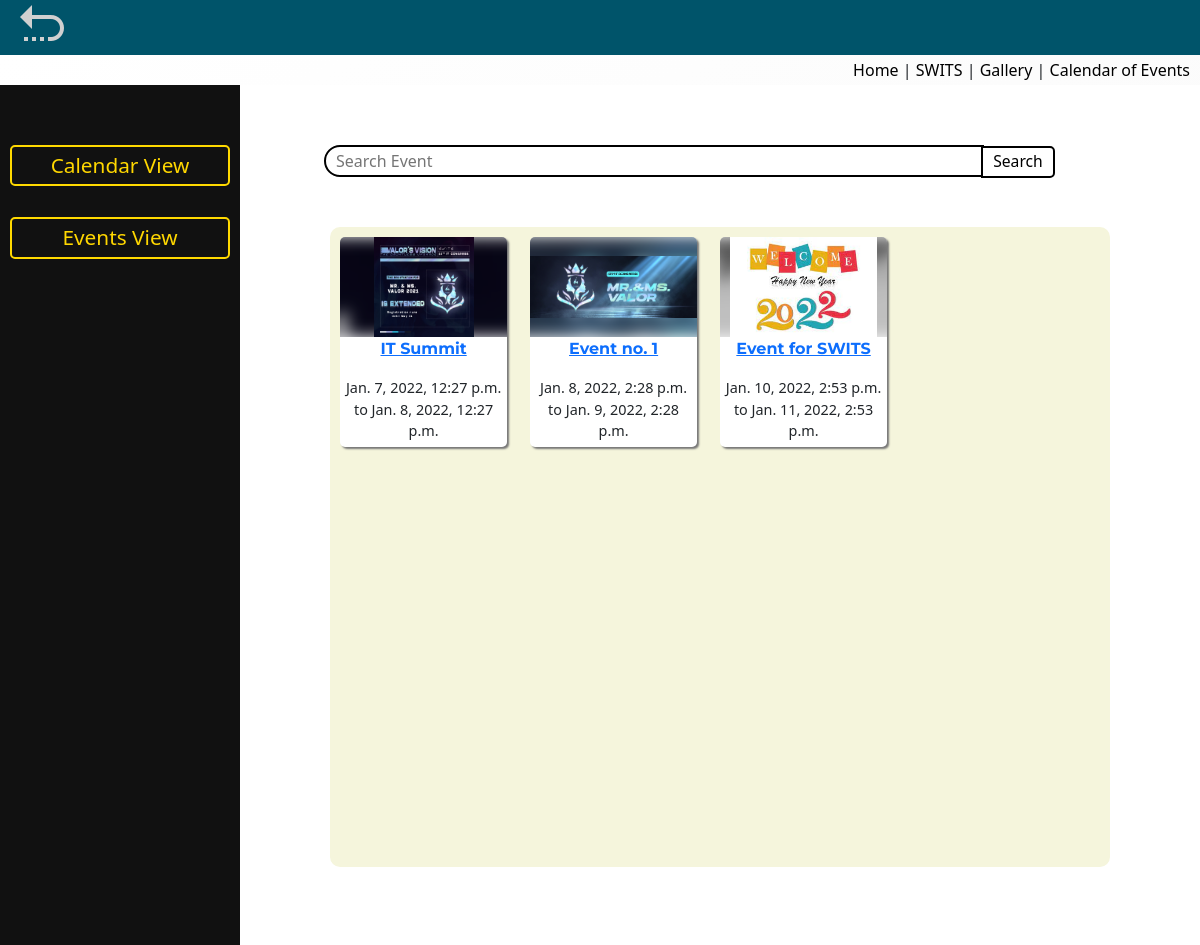
The app's page /organizations/2/events with its own data.
### organization/models.py (models this page shows, shortened)
class Organization(models.Model):
    user = models.ForeignKey(User, on_delete=models.SET_NULL, null=True)
    name = models.CharField(max_length=150,null=False, blank=False)
    acronym = models.CharField(max_length=50, null=True, blank=True)
    program = models.ForeignKey(Program, on_delete=models.SET_NULL, null=True, blank=True)
    num_of_members = models.DecimalField(decimal_places=0, max_digits=100,default=0,validators=[
            MinValueValidator(0)
        ])
    year_established = models.DecimalField(decimal_places=0, max_digits=4, default=1990,validators=[
            MaxValueValidator(2050),
            MinValueValidator(1990)
        ])
    by_laws_src = models.FileField(
        upload_to='documents/', blank=False, null=False, default='')
    logo = models.ImageField(
        upload_to='imageresources/', blank=False, null=False, default = '/imageresources/osologo.svg')
    uploaded = models.DateTimeField(auto_now=True)
    last_modified = models.DateTimeField(auto_now=True)
    OSOA = 'o'
    NONE= 'n'
    REGISTERED = 'r'
    PENDING = 'p'
    SETUP = 's'
    CAT_CHOICES = (
        (OSOA, 'OSOA'),
        (NONE, 'none'),
    )
    category = models.ForeignKey(TypesOfOrganization, on_delete=models.SET_NULL, null=True,blank=True)
    STATE_CHOICES = (
        (OSOA, 'OSOA'),
        (REGISTERED, 'Registered'),
        (PENDING, 'Pending'),
        (SETUP, 'Setup'),
    )
    state = models.CharField(max_length=20,choices =STATE_CHOICES, default ="Setup" )

### events/models.py (models this page shows, shortened)
class Event(models.Model):
    src_ID = models.ForeignKey(Organization, on_delete=models.CASCADE)
    title = models.CharField(max_length=100, null=False, blank=False)
    time_begin = models.DateTimeField()
    time_end = models.DateTimeField()
    description = models.TextField(blank=True)
    img_ID = models.ForeignKey(
        ImageCollection, on_delete=models.CASCADE, null=True, blank=True)
    last_modified = models.DateTimeField(auto_now=True)
    state = models.ForeignKey(EventState, on_delete=models.SET_NULL, null=True, blank=True)
    @property
    def get_org_view_event_html(self):
        url = reverse('landing:view-event-desc', args=(self.src_ID_id,self.id,))
        return f'<a href="{url}" id = {self.id}> {self.title} </a>'

### images/models.py (models this page shows, shortened)
class ImageCollection(models.Model):
    img_src = models.ImageField(
        upload_to='imageresources/', blank=False, null=False)
    uploaded = models.DateTimeField(auto_now=True)
    class Meta:
        verbose_name_plural = "Image Collection"

### landing/views.py (the view)
# urls.py: path('organizations/<int:org_id>/events', views.view_org_events, name ='view-events'),
def view_org_events (request, org_id, *args, **kwargs):
    title ="Events | BulSUan Kawing"
    org = Organization.objects.get(pk= org_id)
    if request.method =="POST":
        searched = request.POST['searched']
        events_list = Event.objects.filter(src_ID = org_id,state__status='Approved')
        events_list = events_list.filter(Q(title__contains=searched)
                           |Q(src_ID__acronym__contains=searched)
                           |Q(src_ID__name__contains = searched)
                           )
    else:
        events_list = Event.objects.filter(src_ID = org_id, state__status='Approved')
        searched=False
    p = Paginator(events_list,12)
    page_number = request.GET.get('page')
    try:
        events = p.get_page(page_number)  # returns the desired page object
    except PageNotAnInteger:
        events = p.page(1)
    except EmptyPage:
        events = p.page(p.num_pages)
    context ={
        'title': title,
        'searched': searched,
        'org': org,
        'org_id':org_id,
        'events': events,
    }
    return render(request, 'org/events/events.html', context)

### landing/templates/org/events/events.html (shortened to what this page needs)
{% extends 'org/events/base.html' %} {% block content %}
<div class="biggerhalf clearfix space-around eventshalf">
    <form method="POST" action="{% url 'landing:view-events' org_id%}" class="form-contain">
        <input placeholder="Search Event" required="" oninvalid="this.setCustomValidity('')" oninput="this.setCustomValidity('')" type="text" name="searched" id="search-input">
        <input type="submit" value="Search" id="search-button">
    </form>
    <div class='events-container max-width maximumheight clearfix'>
        {% for event in events %}
        <div class="small-article clearfix">
            <div class="small-article-container-grid clearfix">
                <div class="small-article-container-flex clearfix">
                    <img src="/media/{{event.img_ID.img_src}}" alt="event.img_ID.img_src" class="small-article-img zoom">
                </div>
            </div>
            <div class="small-article-text ">
                <p class="small-article-title ellipsis">
                    {{ event.get_org_view_event_html | safe }}
                </p>
                <p class="sublabel">{{event.time_begin}} to {{event.time_end}}</p>
            </div>
        </div> {% endfor %}
    </div>
</div> {% endblock %}

### landing/templates/org/events/base.html (shortened to what this page needs)
{% load static %}
<!doctype html>
<html lang="en">
<head>
    <link href="https://cdn.jsdelivr.net/npm/bootstrap@5.1.1/dist/css/bootstrap.min.css" rel="stylesheet">
    <link rel="stylesheet" href="{% static 'css/base.css' %}?version=1" />
    <link rel="stylesheet" href="{% static 'css/base/general-elements.css' %}?version=1">
    <link rel="stylesheet" href="{% static 'css/org_view/landing-org-base.css' %}?version=1">
    <link rel="stylesheet" href="{% static 'css/org_view/event-view.css' %}">
    <link rel="stylesheet" href="{% static 'css/org_view/events-view.css' %}">
</head>
<body>
    {% include 'org/org-header-back-arrow.html'%}
    <div class="gridview">{% include 'org/event-sidemenu.html'%} {% block content %} {% endblock %}
    </div>
</body>
</html>

### templates/favicon.html (shortened to what this page needs)
{% load static %}

### landing/templates/org/org-header-back-arrow.html
{% load static %}
<div class="container-fluid header">
    <button class="exit-button"><img src="{% static 'images/left_48px.png' %}" onclick="window.history.back();" ></button>
</div>
<div class="under-header clearfix">
    <a href="{% url 'landing:view-homepage' %}" class="headlinks">Home</a> |
    <a href="{% url 'landing:view-org' org.id %}" class="headlinks">{{org.acronym}}</a> |
    <a href="/organizations/{{org.id}}/gallery" class="headlinks">Gallery</a> |
    <a href="/organizations/{{org.id}}/calendar" class="headlinks">Calendar of Events</a>
</div>

### landing/templates/org/event-sidemenu.html (shortened to what this page needs)
{% load static %}
<div class="left-menu">
    <a href="{% url 'landing:view-calendar' org_id%}" class="link">
        <div>Calendar View</div>
    </a>
    <a href="{% url 'landing:view-events' org_id%}" class="link">
        <div>Events View</div>
    </a>
</div>

### static/css/base.css (style rules this page uses)
.clearfix:after { content: ""; clear: both; display: table; }

### static/css/base/general-elements.css (style rules this page uses)
.ellipsis { white-space: nowrap; overflow: hidden; text-overflow: ellipsis; }
.space-around { margin: 40px; }
.gridview { display: grid; grid-template-columns: 20% 80%; }
.left-menu a { text-decoration: none; }
.left-menu a div { padding: 3px 5px; border: 2px solid hsl(51, 100%, 50%); color: #ffd700; overflow: hidden; text-align: center; border-radius: 5px; text-decoration: none; }
.sublabel { font-size: 90%; }
.maximumheight { height: 80vh; }
#search-input { width: 75%; height: 100%; border: 2px solid black; border-radius: 20px 0px 0px 20px; padding: 0 10px; margin-left: 5%; }
#search-button { background-color: white; color: black; border: 2px solid black; border-radius: 25px; border-radius: 0px 5px 5px 0px; height: 100%; padding: 0 10px; margin: -5px 0 0-7px; font-size: 98%; }
.zoom { transition: transform 1s; }
.small-article { width: 22%; background-color: white; border-radius: 5px; height: 210px; float: left; margin-right: 3%; margin-bottom: 20px; overflow: hidden; box-shadow: rgb(119, 119, 119) 2px 2px 2px; }
.small-article-container-grid { position: relative; width: 100%; height: 100px; justify-content: center; display: grid; overflow: hidden; align-items: center; }
.small-article-container-flex { position: absolute; width: 100%; max-height: 100%; display: flex; justify-content: center; z-index: 1; margin: auto; }
.small-article-img { max-width: 100%; max-height: 85%; object-fit: scale-down; z-index: 1; }
.small-article-text { float: left; width: 96%; margin-left: 2%; display: grid; text-align: center; }
.small-article-title { font-family: 'Montserrat', sans-serif; font-weight: 700; font-size: 1rem; height: 100%; text-overflow: ellipsis; overflow: hidden; color: darkslategrey; text-align: center; }

### static/css/org_view/landing-org-base.css (style rules this page uses)
.header { background-color: #00546A; height: 55px; z-index: 3; }
.exit-button { background: none; outline: none; border: none; }
.under-header { padding: 3px 10px; height: 30px; position: relative; text-align: right; z-index: 2; background-image: linear-gradient(150deg, rgba(255, 0, 0, 0), rgba(250, 250, 250, .7)); }
.headlinks { text-decoration: none; background-clip: text; color: black; }

### static/css/org_view/event-view.css (style rules this page uses)
.left-menu { padding: 60px 10px 30px 10px; grid-column: 1 / 1; font-size: 1.3rem; text-decoration: none; background-color: #111111; backdrop-filter: blur(5px); }

### static/css/org_view/events-view.css (style rules this page uses)
.form-contain { height: 32px; margin-top: 20px; }
.events-container { margin: 50px; border-radius: 10px; background-color: beige; padding: 10px; }

### records on screen
Organization: acronym "SWITS"
Event: img_ID.img_src (picture), get_org_view_event_html "IT Summit", time_begin "Jan. 7, 2022, 12:27 p.m.", time_end "Jan. 8, 2022, 12:27 p.m."
Event: img_ID.img_src (picture), get_org_view_event_html "Event no. 1", time_begin "Jan. 8, 2022, 2:28 p.m.", time_end "Jan. 9, 2022, 2:28 p.m."
Event: img_ID.img_src (picture), get_org_view_event_html "Event for SWITS", time_begin "Jan. 10, 2022, 2:53 p.m.", time_end "Jan. 11, 2022, 2:53 p.m."
